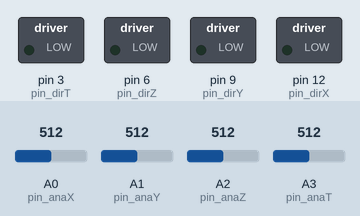
A sketch run on a simulated Arduino Uno, built with avr-gcc and run on an emulated ATmega328P. Parts: switched loads named in the sketch (green lamp = pin HIGH). Inputs (shaded band) come from the test bench; at power-on: A0 (pin_anaX) = 512, A1 (pin_anaY) = 512, A2 (pin_anaZ) = 512, A3 (pin_anaT) = 512. Pins used as bus, display or sensor lines are not drawn.

Above: at 1.2 s.
1.3 s: A0 (pin_anaX) set to 673
2.8 s: A0 (pin_anaX) set to 698
At 3.6 s:
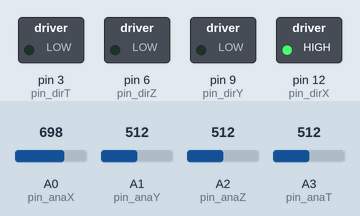
4.3 s: A1 (pin_anaY) set to 665
5.8 s: A1 (pin_anaY) set to 694
At 7.0 s:
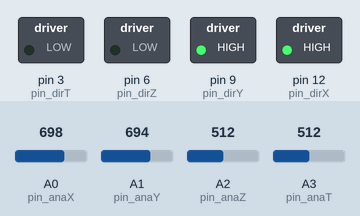
7.3 s: A2 (pin_anaZ) set to 350
8.8 s: A2 (pin_anaZ) set to 331
At 9.3 s:
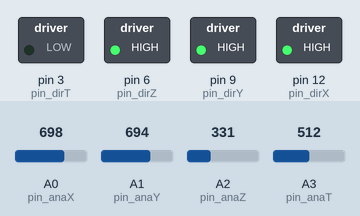
Timing chart, 0 to 11.3 s (numbered marks = the images above; inputs shaded):
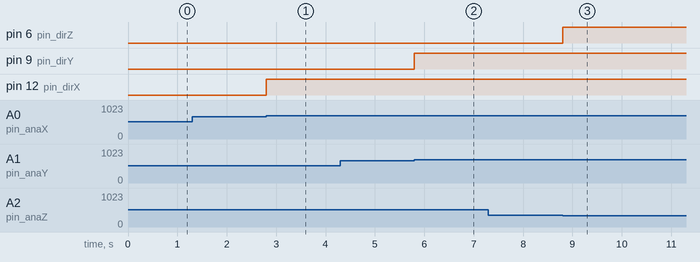

Measured:
- the behaviour switches between 680 and 681 on A0 (pin_anaX) (found by bisection; images 0 and 1)
- the behaviour switches between 680 and 681 on A1 (pin_anaY) (found by bisection; images 1 and 2)
- the behaviour switches between 340 and 339 on A2 (pin_anaZ) (found by bisection; images 2 and 3)
- after the input at 1.3 s, every drawn part: stays the same
- after the input at 2.8 s, pin 12 (pin_dirX): LOW → HIGH at once
- after the input at 4.3 s, every drawn part: stays the same
- after the input at 5.8 s, pin 9 (pin_dirY): LOW → HIGH at once
- after the input at 7.3 s, every drawn part: stays the same
- after the input at 8.8 s, pin 6 (pin_dirZ): LOW → HIGH at once

The sketch:

arduinoCNC.ino
```cpp
int pin_refX = 11;
int pin_dirX = 12;//low == vom motor wech
int pin_clkX = 13;

int pin_refY = 8;
int pin_dirY = 9;//low == zum motor hi // we switch this in our program to match the others!
int pin_clkY = 10;

int pin_refZ = 5;
int pin_dirZ = 6;//low == vom motor wech
int pin_clkZ = 7;

int pin_refT = 2;
int pin_dirT = 3;//low == vom motor ausgehend gesehen im uhrzeigersin
int pin_clkT = 4;

int pin_anaX = 0;
int pin_anaY = 1;
int pin_anaZ = 2;
int pin_anaT = 3;

void setup() {
  pinMode(pin_refX, INPUT_PULLUP);
  pinMode(pin_refY, INPUT_PULLUP);
  pinMode(pin_refZ, INPUT_PULLUP);
  pinMode(pin_refT, INPUT_PULLUP);

  pinMode(pin_dirX, OUTPUT);
  pinMode(pin_dirY, OUTPUT);
  pinMode(pin_dirZ, OUTPUT);
  pinMode(pin_dirT, OUTPUT);

  pinMode(pin_clkX, OUTPUT);
  pinMode(pin_clkY, OUTPUT);
  pinMode(pin_clkZ, OUTPUT);
  pinMode(pin_clkT, OUTPUT);
}

void driveX(int dir) {
  digitalWrite(pin_dirX, dir);
  digitalWrite(pin_clkX, HIGH);
  delayMicroseconds(1);
  digitalWrite(pin_clkX, LOW);
}

void driveY(int dir) {
  digitalWrite(pin_dirY, dir);
  digitalWrite(pin_clkY, HIGH);
  delayMicroseconds(1);
  digitalWrite(pin_clkY, LOW);
}

void driveZ(int dir) {
  digitalWrite(pin_dirZ, !dir); //NOT
  digitalWrite(pin_clkZ, HIGH);
  delayMicroseconds(1);
  digitalWrite(pin_clkZ, LOW);
}

void driveT(int dir) {
  digitalWrite(pin_dirT, dir);
  digitalWrite(pin_clkT, HIGH);
  delayMicroseconds(1);
  digitalWrite(pin_clkT, LOW);
}

void loop() {
  analogReference(DEFAULT);
  int anaX = analogRead(pin_anaX);
  int anaY = analogRead(pin_anaY);
  int anaZ = analogRead(pin_anaZ);
  int anaT = analogRead(pin_anaT);


//  Serial.println(anaX);
//  Serial.println(anaY);
//  Serial.println(anaZ);
//  Serial.println(anaT);
//  Serial.println("-------------------");
//  delay(1000);
  if(anaX < 340) { driveX( LOW); } else if(anaX > 680) { driveX(HIGH); }
  if(anaY < 340) { driveY( LOW); } else if(anaY > 680) { driveY(HIGH); }
  if(anaZ < 340) { driveZ( LOW); } else if(anaZ > 680) { driveZ(HIGH); }
  if(anaT < 340) { driveT(HIGH); } else if(anaT > 680) { driveT( LOW); }

  delayMicroseconds(50); //1000 is not too fast but moving
}
```
